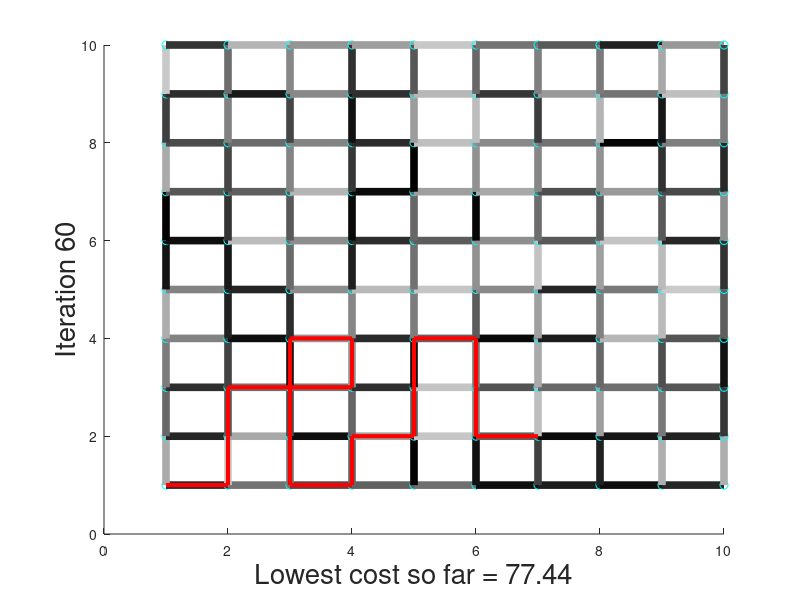

Here is the MATLAB script that generated this plot:
%%%%%%%%%%%%%%%%%%%%%%%%%%%%%%%
% Fun with Genetic Algorithms %
% Michael A. Goodrich         %
%                             %
% September 9, 2009           %
% CS 470 Example              %
%%%%%%%%%%%%%%%%%%%%%%%%%%%%%%%
INITIAL_STATE=[1,1];
WORLD_DIM = 10;             % World dimension of rectangular world
MAX_EDGE_COST = 5;          % maximum edge cost in the world 


PATH_LEN = 2*WORLD_DIM;     % the maximum path length for each gene
NUM_GENES = 10;             % Don't let this get less than 10.
MAX_GENERATIONS = 60;       % Number of times that I try out new genes
MUTATION_THRESHOLD = 0.5;   % probability that a gene will mutate
NUM_TOP_GENES = min(floor(NUM_GENES/3),10);          % Number of top genes kept between generations
                            % Also, number of mutated top genes.
                            % Must be at least 3 but can't be more than
                            % floor(NUM_GENES/3)

%%%%%%%%%%%%%%%%
% Define World %
%%%%%%%%%%%%%%%%

x = [1:WORLD_DIM];  % Set of all x indices for nodes
y = [1:WORLD_DIM];  % Set of all y indices for nodes
E = zeros(WORLD_DIM, WORLD_DIM, WORLD_DIM, WORLD_DIM);
                    % Awkward representation of the edges 
                    % in the world.  Edges are connected
                    % only to their neighbors in x-y rect
                    % space
% Randomly specify edge costs and draw world.                   
figure(1);clf;
for (i=1:WORLD_DIM)   % For each x coordinate
    for (j=1:WORLD_DIM)   % For each y coordinate
        hold on;plot(i,j,'co');  % Plot a circle at each junction.
        
        % Horizontal lines
        if (i~=WORLD_DIM)
            tmp = 1+(MAX_EDGE_COST-1)*rand(1,1);
            E(i,i+1,j,j) = tmp;
            E(i+1,i,j,j) = tmp;  % makes computing fitness easier 
            % Set grayscale to inverse of cost, darker is cheaper
            c = 1-tmp/MAX_EDGE_COST;  
            set(line([i,i+1],[j,j]),'color',[c,c,c],'linewidth',5.5);
            %fprintf(1,'Edge cost from (%d,%d) to (%d,%d) = %.2f\n',...
            %    i, j, mod(i,WORLD_DIM)+1,j,...
            %    E(i,mod(i,WORLD_DIM)+1,j , j));
        end;
        % Vertical lines
        if (j~=WORLD_DIM)
            tmp = 1+(MAX_EDGE_COST-1)*rand(1,1);
            E(i,i,j,j+1) = tmp;
            E(i,i,j+1,j) = tmp;  % makes computing fitness easier
            c = 1-tmp/MAX_EDGE_COST;
            set(line([i,i],[j,j+1]),'color',[c,c,c],'linewidth',5.5);
            %fprintf(1,'Edge cost from (%d,%d) to (%d,%d) = %.2f\n',...
            %    i, j, i,mod(j,WORLD_DIM)+1,...
            %    E(i,i,j , mod(j,WORLD_DIM)+1));
        end;
    end
    %fprintf(1,'\n\n');
end


%%%%%%%%%%%%%%%%
% DEFINE GENES %
%%%%%%%%%%%%%%%%

% A gene is a sequence of NSEW movements.  Each location in
% the gene vector corresponds to a choice, so the first
% location corresponds to the choice of where to move from
% the starting cell, defined as (1,1).

% Initialize directions, 0=N, 1=E, 2=S, 3=W;
genes = floor(4*rand(NUM_GENES,PATH_LEN));
hbestpath=zeros(1,PATH_LEN);  % Handle for path segments

for (generation = 1: MAX_GENERATIONS)
    unfitness = zeros(NUM_GENES,1);  
    % The data structure for gene unfitness ("un" because it's a cost)
    % Compute fitness for each gene.
    for (gene_num=1:NUM_GENES)
        s=INITIAL_STATE;  % For each gene, reset to the start state.
        tmpE = E;  % Reinitialize edge cost.
        % I modify E so that repeated edges are bad, the objective
        % is to find the least cost path that never repeats an
        % edge.  Use tmpE as the temporary variable to boost costs
        % of repeated visits to edges. 
        for (path_step=1:PATH_LEN)
            % good coding style would offload this to a function, but viva
            % bad coding.

            % NORTH
            if (genes(gene_num,path_step) == 0)  % If going N
                if (s(1,1) == WORLD_DIM) % At top of world
                    s(1,1) = s(1,1); s(1,2) = s(1,2);  % don't move
                    unfitness(gene_num,1) = unfitness(gene_num,1) ...
                        + 20;  % hit a wall, penalize
                    %fprintf(1,'old_s=(%d,%d), new_s=(%d,%d), cost=%.2f\n',...
                    %    s(1,1),s(1,2),s(1,1),s(1,2), ...
                    %    20);
                else
                    unfitness(gene_num,1) = unfitness(gene_num,1) + ...
                        tmpE(s(1,1),s(1,1)+1,s(1,2),s(1,2)); 
                    %fprintf(1,'old_s=(%d,%d), new_s=(%d,%d), cost=%.2f\n',...
                    %    s(1,1),s(1,2),s(1,1)+1,s(1,2), ...
                    %    tmpE(s(1,1),s(1,1)+1,s(1,2),s(1,2)));
                    % Since I've visited this edge, make the cost high
                    tmpE(s(1,1),s(1,1)+1,s(1,2),s(1,2)) = 20;
                    tmpE(s(1,1)+1,s(1,1),s(1,2),s(1,2)) = 20;
                    % Update state.
                    s(1,1) = s(1,1)+1; s(1,2) = s(1,2); % go north
                end
            end
            % EAST
            if (genes(gene_num,path_step) == 1)  % If going E
                if (s(1,2) == WORLD_DIM) % At east side of world
                    s(1,1) = s(1,1); s(1,2) = s(1,2);  % don't move
                    unfitness(gene_num,1) = unfitness(gene_num,1) ...
                        + 20;  % hit a wall, penalize
                    %fprintf(1,'old_s=(%d,%d), new_s=(%d,%d), cost=%.2f\n',...
                    %    s(1,1),s(1,2),s(1,1),s(1,2), ...
                    %    20);
                else
                    unfitness(gene_num,1) = unfitness(gene_num,1) + ...
                        tmpE(s(1,1),s(1,1),s(1,2),s(1,2)+1); 
                    %fprintf(1,'old_s=(%d,%d), new_s=(%d,%d), cost=%.2f\n',...
                    %    s(1,1),s(1,2),s(1,1)+1,s(1,2), ...
                    %    tmpE(s(1,1),s(1,1),s(1,2),s(1,2)+1));
                    % Since I've visited this edge, make the cost high
                    tmpE(s(1,1),s(1,1),s(1,2),s(1,2)+1) = 20;
                    tmpE(s(1,1),s(1,1),s(1,2)+1,s(1,2)) = 20;
                    % Update state.
                    s(1,1) = s(1,1); s(1,2) = s(1,2)+1; % go east
                end;
            end        
                    % SOUTH
            if (genes(gene_num,path_step) == 2)  % If going S
                if (s(1,1) == 1) % At top of world
                    s(1,1) = s(1,1); s(1,2) = s(1,2);  % don't move
                    unfitness(gene_num,1) = unfitness(gene_num,1) ...
                        + 20;  % hit a wall, penalize
                    %fprintf(1,'old_s=(%d,%d), new_s=(%d,%d), cost=%.2f\n',...
                    %    s(1,1),s(1,2),s(1,1),s(1,2), ...
                    %    20);
                else
                    unfitness(gene_num,1) = unfitness(gene_num,1) + ...
                        tmpE(s(1,1),s(1,1)-1,s(1,2),s(1,2)); 
                    %fprintf(1,'old_s=(%d,%d), new_s=(%d,%d), cost=%.2f\n',...
                    %    s(1,1),s(1,2),s(1,1)-1,s(1,2), ...
                    %    tmpE(s(1,1),s(1,1)-1,s(1,2),s(1,2)));
                   % Since I've visited this edge, make the cost high
                    tmpE(s(1,1),s(1,1)-1,s(1,2),s(1,2)) = 20;
                    tmpE(s(1,1)-1,s(1,1),s(1,2),s(1,2)) = 20;
                    % Update state.
                    s(1,1) = s(1,1)-1; s(1,2) = s(1,2); % go south
                 end;
            end
            % WEST
            if (genes(gene_num,path_step) == 3)  % If going W
                if (s(1,2) == 1) % At east side of world
                    s(1,1) = s(1,1); s(1,2) = s(1,2);  % don't move
                    unfitness(gene_num,1) = unfitness(gene_num,1) ...
                        + 20;  % hit a wall, penalize
                    %fprintf(1,'old_s=(%d,%d), new_s=(%d,%d), cost=%.2f\n',...
                    %    s(1,1),s(1,2),s(1,1),s(1,2), ...
                    %    20);
                else
                    unfitness(gene_num,1) = unfitness(gene_num,1) + ...
                        tmpE(s(1,1),s(1,1),s(1,2),s(1,2)-1); 
                    %fprintf(1,'old_s=(%d,%d), new_s=(%d,%d), cost=%.2f\n',...
                    %    s(1,1),s(1,2),s(1,1)+1,s(1,2), ...
                    %    tmpE(s(1,1),s(1,1),s(1,2),s(1,2)-1));
                    % Since I've visited this edge, make the cost high
                    tmpE(s(1,1),s(1,1),s(1,2),s(1,2)-1) = 20;
                    tmpE(s(1,1),s(1,1),s(1,2)-1,s(1,2)) = 20;
                    % Update state.
                    s(1,1) = s(1,1); s(1,2) = s(1,2)-1; % go west
                end;
            end
         end
    end;

    % Look at the best and worst paths so far.
    [worst,argworst] = max(unfitness);
    [best,argbest] = min(unfitness);
    y_string = sprintf('Iteration %d',generation);
    set(ylabel(y_string),'fontsize',20);
    x_string = sprintf('Lowest cost so far = %.2f\n',best);  
    set(xlabel(x_string),'fontsize',20);
    s=INITIAL_STATE;  % For each gene, reset to the start state.

    for (path_step=1:PATH_LEN) 
        old_s = s;
        % NORTH
        if (genes(argbest,path_step) == 0)  % If going N
            if (s(1,1) == WORLD_DIM) % At top of world
                s(1,1) = s(1,1); s(1,2) = s(1,2);  % don't move
            else
               s(1,1) = s(1,1)+1; s(1,2) = s(1,2); % go north
            end
        end
        % EAST
        if (genes(argbest,path_step) == 1)  % If going E
            if (s(1,2) == WORLD_DIM) % At east side of world
                s(1,1) = s(1,1); s(1,2) = s(1,2);  % don't move
            else
                s(1,1) = s(1,1); s(1,2) = s(1,2)+1; % go east
            end;
        end        
        % SOUTH
        if (genes(argbest,path_step) == 2)  % If going S
            if (s(1,1) == 1) % At top of world
                s(1,1) = s(1,1); s(1,2) = s(1,2);  % don't move
            else
                s(1,1) = s(1,1)-1; s(1,2) = s(1,2); % go south
             end;
        end
        % WEST
        if (genes(argbest,path_step) == 3)  % If going W
            if (s(1,2) == 1) % At east side of world
                s(1,1) = s(1,1); s(1,2) = s(1,2);  % don't move
            else
               s(1,1) = s(1,1); s(1,2) = s(1,2)-1; % go west
            end;
        end
        %fprintf(1,'old_s=(%d,%d), new_s=(%d,%d)\n',olds(1,1),olds(1,2),s(1,1),s(1,2));
        if (hbestpath(path_step)==0)
            %hbestpath(path_step) = line(old_s,s);
            hbestpath(path_step) = line([old_s(1,2),s(1,2)],[old_s(1,1),s(1,1)]);
            set(hbestpath(path_step),'color','r','linewidth',3);
        else
            %set(hbestpath(path_step),'xdata',old_s,...
            %    'ydata',s);
            set(hbestpath(path_step),'xdata',[old_s(1,2),s(1,2)],...
                'ydata',[old_s(1,1),s(1,1)]);
        end

    end

    [ranked_unfitness, arg_rank_unfit] = sort(unfitness);  % puts the lowest cost genes at the top
    tmpgenes=floor(4*rand(NUM_GENES,PATH_LEN)); % new generation of genes
    
    % KEEP THE TOP GENES
    for (i=1:NUM_TOP_GENES)  % number of top genes kept each generation.
        tmpgenes(i,:) = genes(arg_rank_unfit(i),:);
    end
    % MUTATE THE TOP GENES
    for (i=NUM_TOP_GENES+1:2*NUM_TOP_GENES)  % number of top genes that have mutations
        tmpgenes(i,:) = genes(arg_rank_unfit(i-NUM_TOP_GENES),:);
        mutate = rand(1,PATH_LEN)>MUTATION_THRESHOLD;  % genes above threshold change
        tmpi = find(mutate==1);  % The index of the genes that will mutate
        if (sum(mutate)>0)  % Only mutate if there is at least one gene that needs to change
            tmpgenes(i,tmpi) = floor(4*rand(1,sum(mutate)));  % sum gives number of genes needing to change
        end;
    end
    % CROSSOVER THE TOP GENES
    % Choose the cross over point -- not first step or last
    cross_index = 1+floor((PATH_LEN-1) * rand(1,1));
    % New gene has top ranked gene's head and second ranked gene's tail
    tmpgenes(2*NUM_TOP_GENES+1,:) = tmpgenes(1,:); 
    tmpgenes(2*NUM_TOP_GENES+1,[cross_index:PATH_LEN]) = tmpgenes(2*NUM_TOP_GENES+2,[cross_index:PATH_LEN]);
    % New gene has second ranked gene's head and top ranked gene's tail
    tmpgenes(2*NUM_TOP_GENES+2,:) = tmpgenes(2,:); 
    tmpgenes(2*NUM_TOP_GENES+2,[cross_index:PATH_LEN]) = tmpgenes(2*NUM_TOP_GENES+1,[cross_index:PATH_LEN]);
    % New gene has top ranked gene's head and third ranked gene's tail
    tmpgenes(2*NUM_TOP_GENES+1,:) = tmpgenes(1,:); 
    tmpgenes(2*NUM_TOP_GENES+1,[cross_index:PATH_LEN]) = tmpgenes(2*NUM_TOP_GENES+3,[cross_index:PATH_LEN]);
    
    genes = tmpgenes;
    pause(.25)     
    
end  % End of number generations for loop